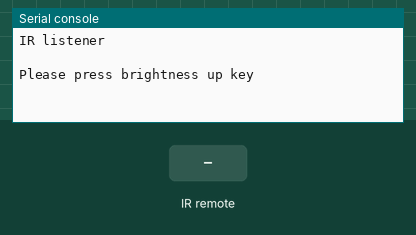
A program run on a simulated CircuitPython board. Parts: the last lines printed to the serial console. Inputs (shaded band) come from the test bench.

Above: at 1.2 s.
1.3 s: infrared code 0x45 received
At 2.6 s:
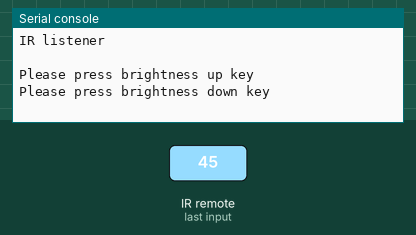
2.9 s: infrared code 0x46 received
At 4.1 s:
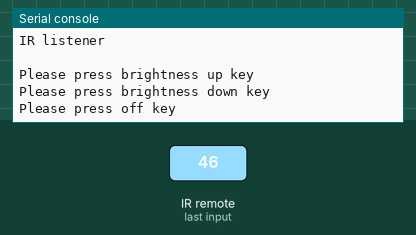
4.5 s: infrared code 0x16 received
At 5.4 s:
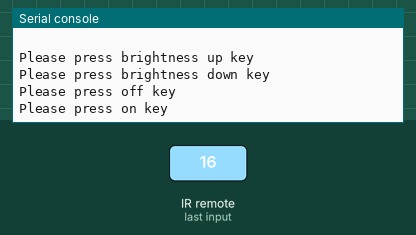
6.1 s: infrared code 0x0C received
At 6.7 s:
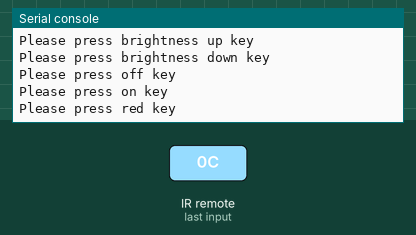
7.7 s: infrared code 0x45 received
At 9.0 s:
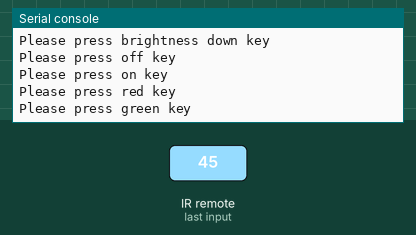
9.3 s: infrared code 0x46 received
At 10.5 s:
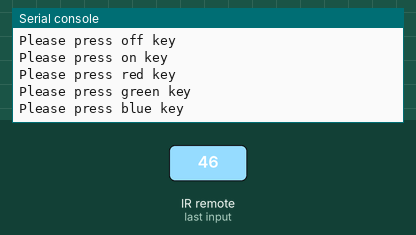

Measured:
- after the input at 1.3 s, the serial console: prints a new line after 0.10 s (image 1)
- after the input at 2.9 s, the serial console: prints a new line after 0.10 s (image 2)
- after the input at 4.5 s, the serial console: prints a new line after 0.11 s (image 3)
- after the input at 6.1 s, the serial console: prints a new line after 0.11 s (image 4)
- after the input at 7.7 s, the serial console: prints a new line after 0.11 s (image 5)
- after the input at 9.3 s, the serial console: prints a new line after 0.11 s (image 6)

The program:

capture_aura.py
```python
import time

import adafruit_irremote
import board
import pulseio

IR_PIN = board.D3  # Pin connected to IR receiver.

print('IR listener')
print()
# Create pulse input and IR decoder.
pulses = pulseio.PulseIn(IR_PIN, maxlen=200, idle_state=True)
decoder = adafruit_irremote.GenericDecode()

aura_map = (
"brightness up",
"brightness down",
"off",
"on",
"red",
"green",
"blue",
"white",
"red-orange",
"light green",
"duke blue",
"flash",
"orange",
"carolina blue",
"purple",
"strobe",
"light orange",
"turquiose",
"light purple",
"fade",
"yellow",
"sea green",
"pink",
"smooth"
)

remote_map = {}

# Loop waiting to receive pulses.
for button in aura_map:
    # make sure pulses is empty
    # small delay for cleaner results
    pulses.clear()
    pulses.resume()
    time.sleep(.1)

    print("Please press %s key" % button)
    # Wait for a pulse to be detected.
    detected = decoder.read_pulses(pulses)

    # print the number of pulses detected
    # note: pulse count is an excellent indicator as to the quality of IR code
    # received.
    #
    # If you are expecting 67 each time (Adafruit Mini Remote Control #389)
    # and only receive 57 this will result in a incomplete listener

    if len(detected) == 67:
        remote_map[button] = detected

for button in remote_map:
    print("%s: %s," % (button,remote_map[button]))
```
